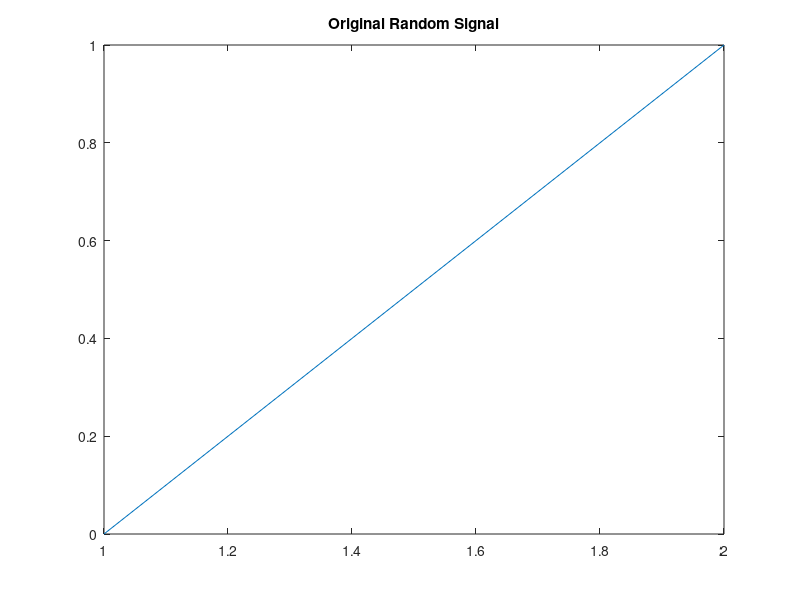

This figure's MATLAB source: (Note: this script raises an error after producing the figure.)
% Binary FSK Modulation, AWGN Channel, FSK Demodulation, and BER Calculations

M = 2;              % Number of levels for Binary FSK
k = log2(M);        % Number of bits per symbol

EbNo = 5;           % Signal-to-noise ratio specified in dB
Fs = 20;            % Sampling frequency
nsamp = 21;         % Number of samples per symbol
freqsep = 10;       % Frequency separation between symbols

% Generate random binary signal
x1 = randi([0 1], 1, M);

% Plot the original random signal
figure
plot(x1)
title('Original Random Signal')
display(x1)

% Binary FSK Modulation
y1 = fskmod(x1, M, freqsep, nsamp, Fs);

% Plot the modulated signal
figure
plot(y1)
title('Modulated Signal')

% Add AWGN to the signal
EbNo_lin = 10^(EbNo/10);  % Convert EbNo from dB to linear scale
SNR = EbNo_lin * k;       % Calculate SNR
x2 = awgn(y1, SNR, 'measured');

% Plot the signal with AWGN
figure
plot(x2)
title('Signal with AWGN')

% FSK Demodulation
x3 = fskdemod(x2, M, freqsep, nsamp, Fs);

% Plot the demodulated signal
figure
plot(x3)
title('Demodulated Signal')

% Calculate

